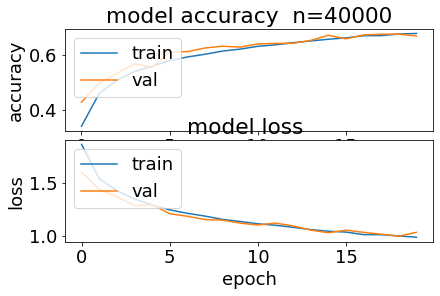
#> input picture week 8/40k.png, 440 x 296 px, given in place of download1.png, which was not available
$ python part_i.py
#> lines starting #> are read from the running program, lines starting #| are printed output that depends on the picture; pictures that were not available may be replaced by others from this repository, and a replacement may not be noted
########## part i) ##########
def convol2d(kernel, inp_array, stride):
  k = kernel.shape
  n = inp_array.shape
  output = np.empty(shape=((n[0]-k[0])//stride + 1,(n[1]-k[1])//stride + 1))
  #output = np.empty(shape=(n[0]-stride-1,n[1]-stride-1))
  for i in range(output.shape[0]):
    for j in range(output.shape[1]):
      submatrix = inp_array[i:i+k[0],j:j+k[1]]
      output[i][j] = np.sum(np.multiply(submatrix, kernel))

  return output

##########  i) a) ##########

n = int(input('Enter value of n'))
#> the answer given: 3
stride = int(input('Enter value for stride'))
#> the answer given: 3

import numpy as np
from numpy import random
inp_array = random.randint(20, size=(n,n))
# inp_array = np.array([[1, 2, 3, 4, 5],
#                       [1, 3, 2, 3, 10],
#                       [3, 2, 1, 4, 5],
#                       [6, 1, 1, 2, 2],
#                       [3, 2, 1, 5, 4]])
kernel = np.array([[1,0,-1],[1,0,-1],[1,0,-1]])

print("Input matrix ", inp_array)
print("Kernel ",kernel)
output = convol2d(kernel, inp_array, stride)
print("Result of convolution ", output)

##########  i) b) ##########
import numpy as np
from PIL import Image
im = Image.open('download1.png')
#> im is the input picture: PIL image 440x296 RGBA; mean R, G, B, A 240.6, 240.2, 239.8, 153.5
rgb = np.array(im.convert('RGB'))
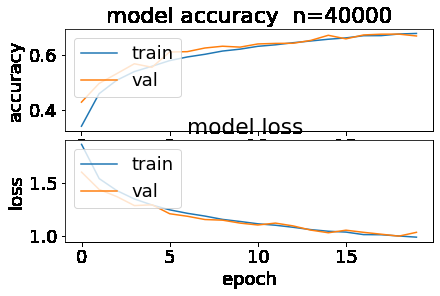
#> rgb: shape (296, 440, 3); mean R, G, B 240.6, 240.2, 239.8
r=rgb [ : , : , 0 ] # a r r a y o f R p i x e l s

img = Image.fromarray(np.uint8(r))
img.save('input.png')
kernel1 = np.array([[-1, -1, -1],[-1, 8, -1], [-1, -1, -1]])
kernel2 = np.array([[0, -1, 0],[-1, 8, -1],[0, -1, 0]])

output1 = convol2d(kernel1, r, 1)
#> call 2 of convol2d, with kernel = array of shape (3, 3), stride = 1
#> after the loop in convol2d (call 2), `for i in range(output.shape[0]):`:
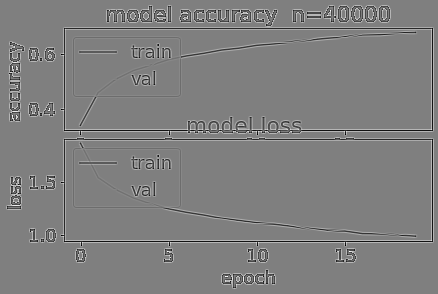
#> output: shape (294, 438) float64; min -1785, max 1785, mean 0; drawn with min black and max white
print("Output with Kernel 1", output1)
#> (printed output is left out)
img = Image.fromarray(np.uint8(output1))
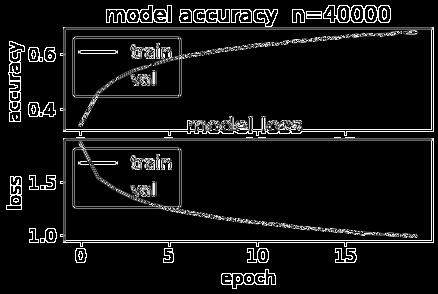
#> img: PIL image 438x294 L; min 0, max 255, mean 19.5
img.save('output1.png')
img.show()

output2 = convol2d(kernel2, r, 1)
#> call 3 of convol2d, with kernel = array of shape (3, 3), stride = 1
#> after the loop in convol2d (call 3), `for i in range(output.shape[0]):`:
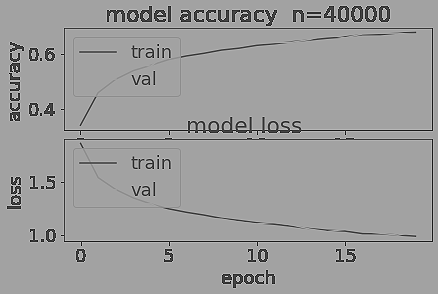
#> output: shape (294, 438) float64; min -765, max 2040, mean 961.8; drawn with min black and max white
print("Output with Kernel 2", output2)
#> (printed output is left out)

img = Image.fromarray(np.uint8(output2))
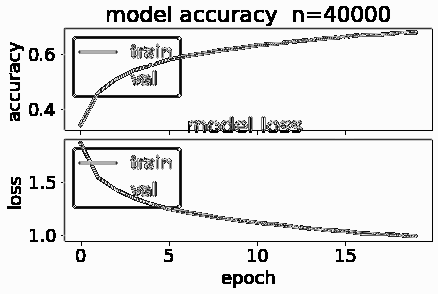
#> img: PIL image 438x294 L; min 0, max 255, mean 230.9
img.save('output2.png')
img.show()

$ run again, on week 8/5k.png
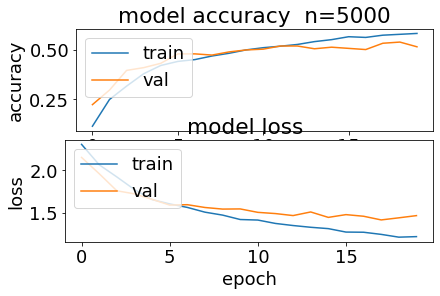
#> input picture week 8/5k.png, 440 x 296 px, given in place of download1.png, which was not available
#> im is the input picture: PIL image 440x296 RGBA; mean R, G, B, A 240.4, 240.1, 239.8, 151.3
#> (printed output is left out)
#> after the loop in convol2d (call 3), `for i in range(output.shape[0]):`:
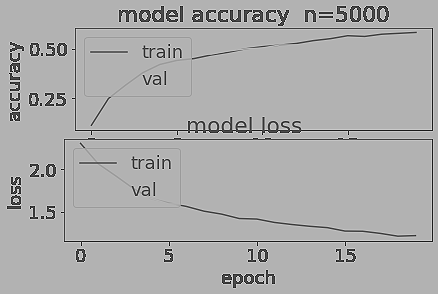
#> output: shape (294, 438) float64; min -765, max 1785, mean 961; drawn with min black and max white
#> (printed output is left out)
#> `img = Image.fromarray(np.uint8(output2))`:
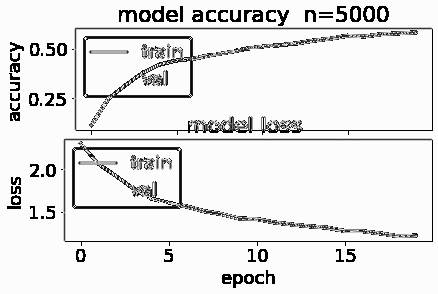
#> img: PIL image 438x294 L; min 0, max 255, mean 231.1
